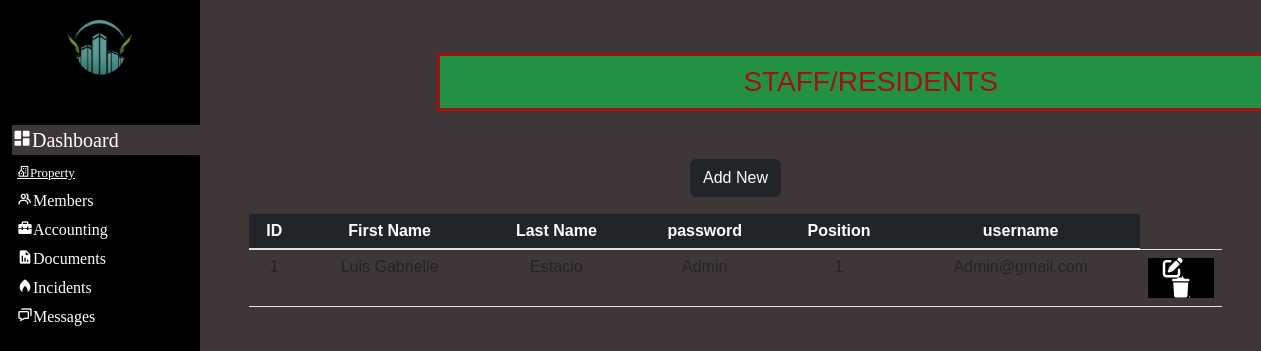
/dashboard/member.php, run on an earlier commit of the app's database.
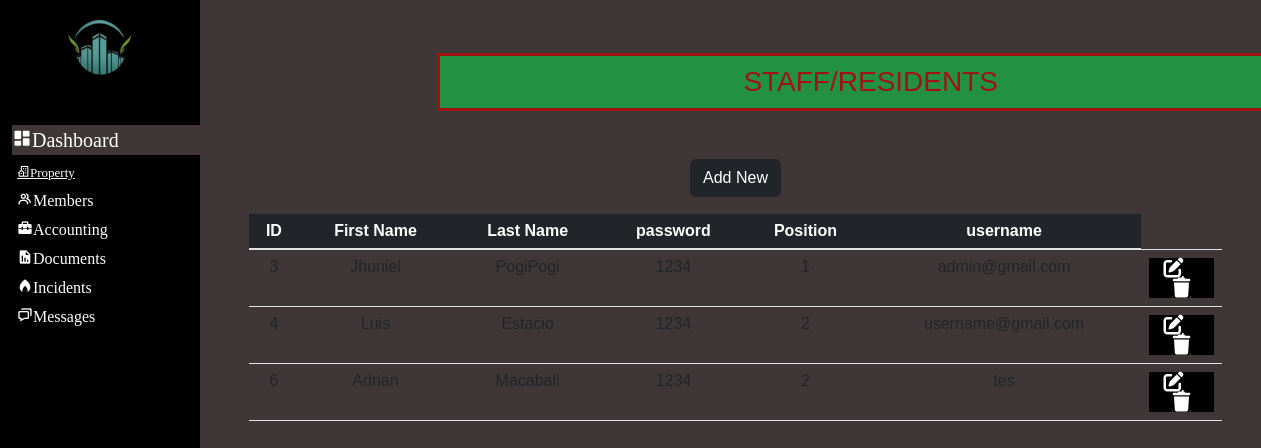
And on a later commit of the database.
### tables this page shows
CREATE TABLE `users` (
  `UserID` int(10) NOT NULL,
  `Fname` varchar(250) NOT NULL,
  `Lname` varchar(250) NOT NULL,
  `password` varchar(250) NOT NULL,
  `Position` int(250) NOT NULL,
  `username` varchar(250) NOT NULL
);

### dashboard/member.php (the view, shortened to what this page needs)
<?php
include '../plugins/links.php';
?>
<?php
include "../config/dbcon.php";
?>
<!DOCTYPE html>
<html lang="en">
<head>
  <link href="https://cdn.jsdelivr.net/npm/bootstrap@5.2.3/dist/css/bootstrap.min.css" rel="stylesheet">
  <link rel="stylesheet" href="https://cdnjs.cloudflare.com/ajax/libs/font-awesome/6.4.0/css/all.min.css" />
      <link rel="stylesheet" href="../css/Dashboard.css">
</head>
<body>
<div class="loader-wrapper">
  </div>
<aside class="left-P"><a class="navbar-brand" href="javascript:void(0)"><img src="../img/logo.png" alt=""></a>
<ul class="me-auto">
    <li class="sidebarL-menuD"><i class='bx bxs-dashboard'>Dashboard</i></li>
    <li class="sidebarL-menu"><a href="calendar.php" class='bx bx-building-house'>Property</a></li>
    <li class="sidebarL-menu"><i class='bx bx-group'>Members</i></li>
    <li class="sidebarL-menu"><i class='bx bxs-briefcase-alt-2'type="button"  data-bs-toggle="collapse" data-bs-target="#bars">Accounting</i></li>
    <li class="sidebarL-menu"><i class='bx bxs-report'>Documents</i></li>
    <li class="sidebarL-menu"><i class='bx bxs-flame'>Incidents</i></li>
    <li class="sidebarL-menu"><i class='bx bx-chat'>Messages</i></li>
</ul>
</aside>
<div class="main">
            <main><div class="m-items-page container-fluid">
                <nav class="navbar navbar-light justify-content-center fs-3 mb-5" style="background-color: #00ff5573;">
    STAFF/RESIDENTS
  </nav>
  <div class="container">
    <a href="add-new.php" class="btn btn-dark mb-3">Add New</a>
    <table class="table table-hover text-center">
      <thead class="table-dark">
        <tr>
          <th scope="col">ID</th>
          <th scope="col">First Name</th>
          <th scope="col">Last Name</th>
          <th scope="col">password</th>
          <th scope="col">Position</th>
          <th scope="col">username</th>
        </tr>
      </thead>
      <tbody>
        <?php
        $sql = "SELECT * FROM `users`";
        $result = mysqli_query($conn, $sql);
        while ($row = mysqli_fetch_assoc($result)) {
        ?>
          <tr>
            <td><?php echo $row["UserID"] ?></td>
            <td><?php echo $row["Fname"] ?></td>
            <td><?php echo $row["Lname"] ?></td>
            <td><?php echo $row["password"] ?></td>
            <td><?php echo $row["Position"] ?></td>
            <td><?php echo $row["username"] ?></td>
            <td>
              <a href="edit.php?UserID=<?php echo $row["UserID"] ?>"><i class="fa-solid fa-pen-to-square fs-5 me-3"></i></a>
              <a href="delete.php?UserID=<?php echo $row["UserID"] ?>"><i class="fa-solid fa-trash fs-5"></i></a>
            </td>
          </tr>
        <?php
        }
        ?>
      </tbody>
    </table>
  </div>
</div>
</main>
</div>
</body>
</html>

### plugins/links.php (shortened to what this page needs)
<link href="https://cdn.jsdelivr.net/npm/bootstrap@5.3.2/dist/css/bootstrap.min.css" rel="stylesheet">
<link href="https://cdn.jsdelivr.net/npm/bootstrap@5.3.2/dist/css/bootstrap.min.css" rel="stylesheet">
<link href="https://maxcdn.bootstrapcdn.com/bootstrap/4.0.0/css/bootstrap.min.css" rel="stylesheet">
<link href='https://unpkg.com/boxicons@2.1.4/css/boxicons.min.css' rel='stylesheet'>

### css/Dashboard.css (style rules this page uses)
:root { --first-color: #3f3737; --second-color: #000000; --third-color: #ffffff; --fourth-color: #a11212; --icons-color: rgb(255, 0, 0); }
* { box-sizing: border-box; }
body { background-color: var(--first-color); font-family: sans-serif; text-align: center; color: var(--fourth-color); display: flex; flex-direction: row; }
nav { border-style: solid; margin-left: 200px; width: 87%; }
.navbar-brand img { width: 60px; height: 55px; }
.navbar { background: var(--second-color); box-shadow: 10px; font-weight: 500; text-transform: uppercase; padding: 5px 5px 5px 5px; }
.log-out,a { text-transform: none; font-size: 13px; display: flex; align-items: center; justify-content: center; background-color: var(--second-color); color: var(--third-color); }
.left-P img { width: 100px; height: 100px; padding: 0; margin: 0; }
.sidebarL-menuD { margin-top: 20px; list-style-type: none; text-align: left; background: var(--first-color); color: var(--third-color); font-size: 20px; }
.sidebarL-menu { text-transform: none; flex: auto; margin: 5px 5px 5px 5px; list-style-type: none; text-align: left; color: var(--third-color); }
.me-auto { margin-left: -20px; }
.main { padding: 5px 5px 5px 5px; margin-left: 200px; margin-right: 10px; width: 50%; height: 100%; display: flex; flex-direction: column; flex: 1; width: 700px; }
.left-P { width: 200px; height: 100%; z-index: 1; background: var(--second-color); padding: 5px 0 5px 0; position: fixed; }
main { background: var(--first-color); padding: 3em 0 3em 0; flex: 5 5 150px; height: 100%; }

What changed in the data, as far as the page shows it:
removed users: UserID "1", Fname "Luis Gabrielle", Lname "Estacio", password "Admin", Position "1", username "Admin@gmail.com"
added users: UserID "3", Fname "Jhuniel", Lname "PogiPogi", password "1234", Position "1", username "admin@gmail.com"
added users: UserID "4", Fname "Luis", Lname "Estacio", password "1234", Position "2", username "username@gmail.com"
added users: UserID "6", Fname "Adrian", Lname "Macabali", password "1234", Position "2", username "tes"
